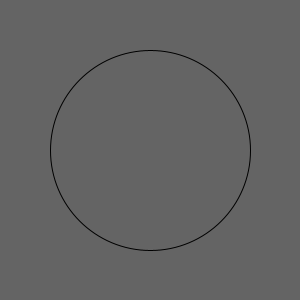
Frame 1 (no input)
Frame 60 (the mouse pressed at the canvas centre just before this capture): identical to frame 1, image omitted
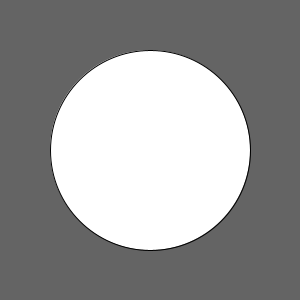
Frame 120 (the mouse held since frame 60 and released just before this capture)

The Processing sketch that drew these frames (run headless with seeded random() and noise(); from frame 60 on, the mouse is pressed at the canvas centre):

// Processing sketch: sketch_140712a
// ── sketch_140712a.pde
float cx, cy, r;
color c = (300);
boolean klick = false;
float x, y;

void setup() {
  size(300, 300);
  cx = width/2;
  cy = height/2;
  r = 100;
}

void draw() {
  background(100, 100, 100);
  fill(c);
  ellipse(cx, cy, 2*r, 2*r);
    if ((mouseX - cx)*(mouseX - cx)+(mouseY - cy)*(mouseY - cy) < r*r) {
    c = 255;
  }
  else {
    c = 300;
  }
}

void mousePressed() {
  x = cx - mouseX;
  y = cy - mouseY;
  if ((mouseX - cx)*(mouseX - cx)+(mouseY - cy)*(mouseY - cy) < r*r) {
    c = 255;
    klick = true;
  }
  println("mousePressed");
}
void mouseDragged() {
    if (klick){
    cx = mouseX + x;
    cy = mouseY + y;
  }
  println("mouseDragged");
}
void mouseReleased() {
  println("mouseReleased");
  klick = false;
}
